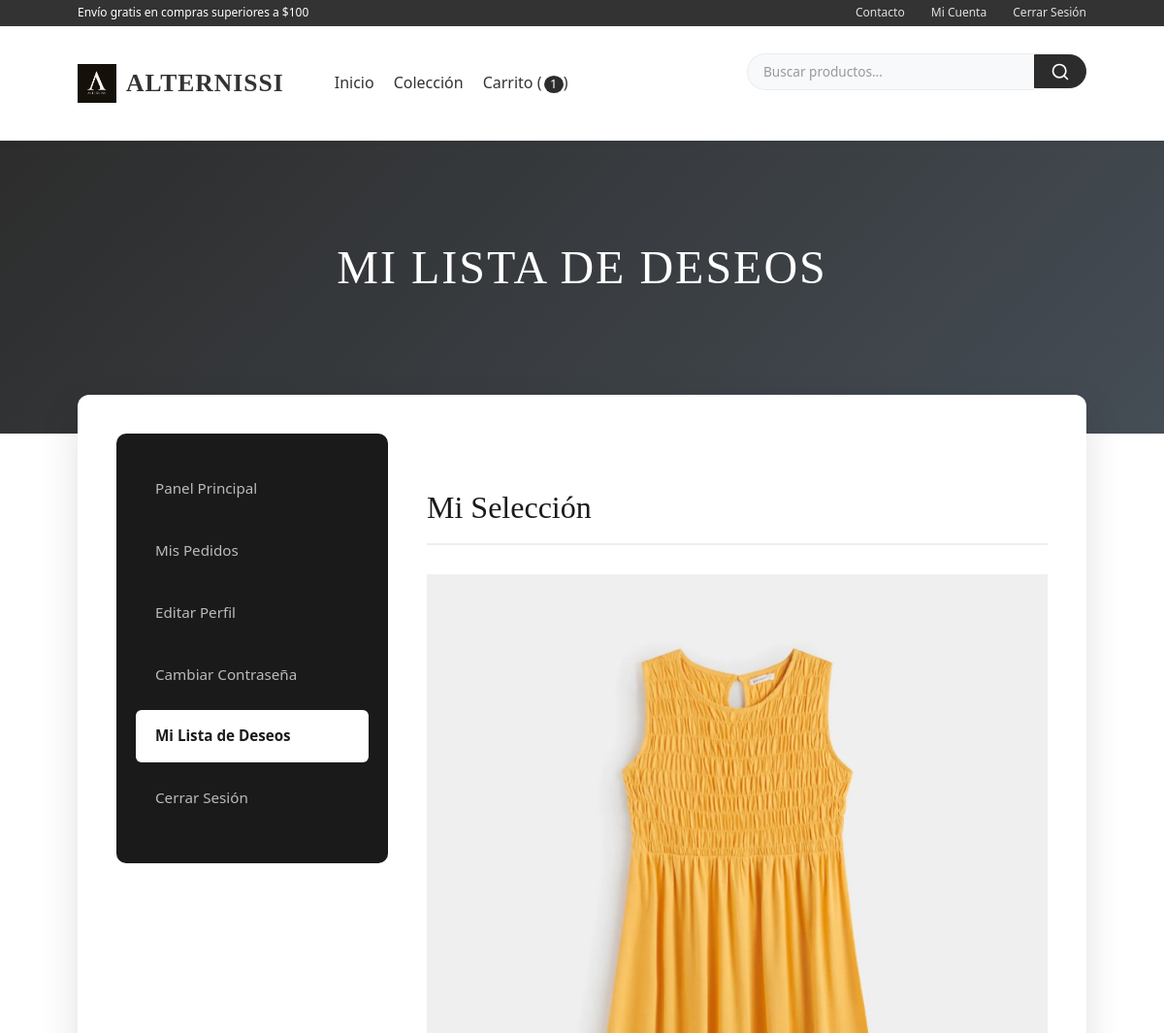
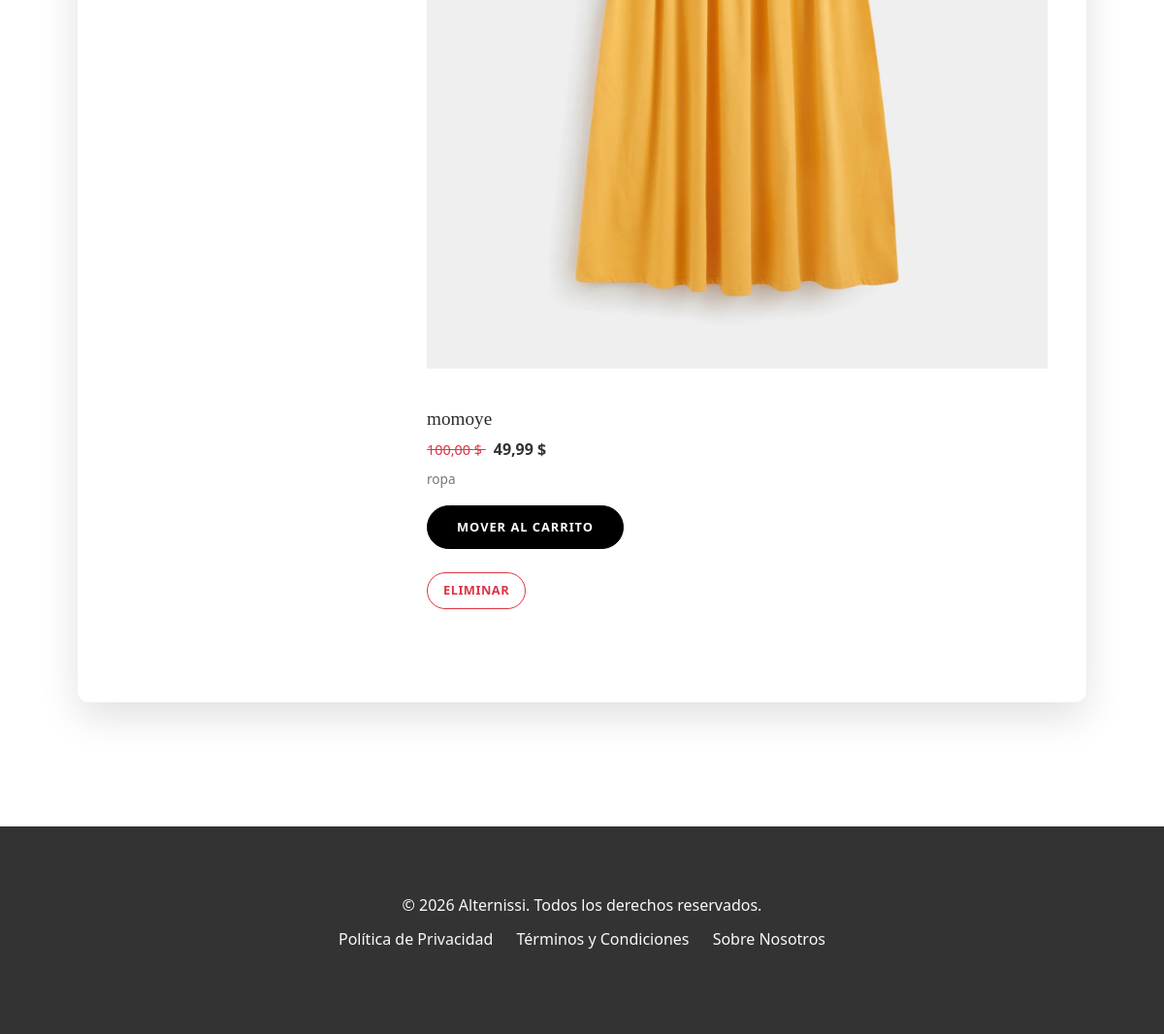
The page /lista-deseos/ (signed in) on the database its author committed (2 pictures, top to bottom).
### post/models.py (models this page shows, shortened)
class ConfiguracionTienda(models.Model):
    nombre_tienda = models.CharField(max_length=100)
    logo = models.ImageField(upload_to='configuracion/', blank=True, null=True)
    logo_alt_text = models.CharField(max_length=125, blank=True)
    moneda = models.CharField(max_length=10, default='USD')
    simbolo_moneda = models.CharField(max_length=1, default='$')
    impuesto = models.DecimalField(max_digits=5, decimal_places=2, default=0)
    costo_envio = models.DecimalField(max_digits=10, decimal_places=2, default=0)
    minimo_compra_envio_gratis = models.DecimalField(
        max_digits=10,
        decimal_places=2,
        null=True,
        blank=True
    )
    telefono_contacto = models.CharField(max_length=20, blank=True)
    email_contacto = models.EmailField(blank=True)
    direccion = models.TextField(blank=True)
    horario_atencion = models.CharField(max_length=100, blank=True)
    redes_sociales = models.JSONField(default=dict, blank=True)
    politica_privacidad = models.TextField(blank=True)
    terminos_condiciones = models.TextField(blank=True)
    sobre_nosotros = models.TextField(blank=True)
    activo = models.BooleanField(default=True)
    modo_mantenimiento = models.BooleanField(
        default=False,
        help_text="Cuando está activo, solo los superusuarios pueden acceder al sitio."
    )
    mensaje_mantenimiento = models.TextField(blank=True)
    porcentaje_recompensa_pedido = models.DecimalField(
        max_digits=5,
        decimal_places=2,
        default=0,
        help_text="Porcentaje del subtotal del pedido para el cupón de recompensa."
    )
    min_valor_recompensa_pedido = models.DecimalField(
        max_digits=12,
        decimal_places=2,
        default=1.00,
        help_text="Valor mínimo del cupón de recompensa."
    )
    max_valor_recompensa_pedido = models.DecimalField(
        max_digits=12,
        decimal_places=2,
        default=20.00,
        help_text="Valor máximo del cupón de recompensa."
    )
    valor_fijo_recompensa_pedido = models.DecimalField(
        max_digits=12,
        decimal_places=2,
        default=0,
        help_text="Si es mayor que 0, se usará este valor fijo en lugar del porcentaje."
    )
    dias_validez_cupon_recompensa = models.PositiveIntegerField(
        default=30,
        help_text="Días de validez del cupón de recompensa desde su generación."
    )
    class Meta:
        verbose_name = 'configuración de tienda'
        verbose_name_plural = 'configuraciones de tienda'
        constraints = [
            models.CheckConstraint(
                check=Q(impuesto__gte=0),
                name='impuesto_positivo'
            ),
            models.CheckConstraint(
                check=Q(costo_envio__gte=0),
                name='costo_envio_positivo'
            ),
        ]
    @classmethod
    def obtener_configuracion(cls):
        return cls.objects.filter(activo=True).first()

class TimeStampedModel(models.Model):
    creado = models.DateTimeField(auto_now_add=True, db_index=True)
    actualizado = models.DateTimeField(auto_now=True)
    class Meta:
        abstract = True

class Producto(TimeStampedModel):
    class Talla(models.TextChoices):
        XS = 'XS', 'Extra Small'
        S = 'S', 'Small'
        M = 'M', 'Medium'
        L = 'L', 'Large'
        XL = 'XL', 'Extra Large'
        XXL = 'XXL', 'Extra Extra Large'
        U = 'U', 'Única'
    class Genero(models.TextChoices):
        HOMBRE = 'H', 'Hombre'
        MUJER = 'M', 'Mujer'
        UNISEX = 'U', 'Unisex'
        NINO = 'N', 'Niño'
    nombre = models.CharField(max_length=200)
    slug = models.SlugField(max_length=200, unique=True, allow_unicode=True)
    sku = models.CharField(max_length=50, unique=True, editable=False, default=generar_sku)
    descripcion = models.TextField()
    caracteristicas = models.JSONField(default=dict, blank=True)  # Django 5.0+ feature
    precio = models.DecimalField(max_digits=12, decimal_places=2)
    precio_descuento = models.DecimalField(
        max_digits=12,
        decimal_places=2,
        blank=True,
        null=True,
        help_text="Si se especifica, será el precio mostrado como oferta."
    )
    categoria = models.ForeignKey(
        Categoria,
        related_name='productos',
        on_delete=models.PROTECT
    )
    marca = models.ForeignKey(
        Marca,
        related_name='productos',
        on_delete=models.SET_NULL,
        null=True,
        blank=True
    )
    talla = models.CharField(
        max_length=4,
        choices=Talla.choices,
        default=Talla.U
    )
    genero = models.CharField(
        max_length=1,
        choices=Genero.choices,
        default=Genero.UNISEX
    )
    color = models.CharField(max_length=50)
    material = models.CharField(max_length=100)
    stock = models.PositiveIntegerField()
    disponible = models.BooleanField(default=True)
    destacado = models.BooleanField(default=False)
    nuevo = models.BooleanField(default=False)
    etiquetas = models.ManyToManyField('EtiquetaProducto', blank=True)
    class Meta:
        ordering = ['-creado']
        indexes = [
            models.Index(fields=['nombre']),
            models.Index(fields=['precio']),
            models.Index(fields=['disponible']),
            models.Index(fields=['destacado']),
            models.Index(fields=['nuevo']),
            models.Index(fields=['categoria', 'disponible']),
        ]
        constraints = [
            models.CheckConstraint(
                check=Q(precio__gte=0),
                name='precio_positivo'
            ),
            models.CheckConstraint(
                check=Q(precio_descuento__isnull=True) | Q(precio_descuento__lt=F('precio')),
                name='descuento_valido'
            ),
        ]
    def get_absolute_url(self):
        return reverse('tienda:detalle_producto', args=[self.id, self.slug])
    @property
    def tiene_descuento(self):
        return self.precio_descuento is not None and self.precio_descuento < self.precio
    @property
    def precio_actual(self):
        return self.precio_descuento if self.tiene_descuento else self.precio

class ImagenProducto(TimeStampedModel):
    producto = models.ForeignKey(
        Producto,
        related_name='imagenes',
        on_delete=models.CASCADE
    )
    imagen = models.ImageField(
        upload_to='productos/',
        help_text="Imagen del producto (recomendado 800x800px)"
    )
    orden = models.PositiveIntegerField(default=0)
    principal = models.BooleanField(default=False)
    alt_text = models.CharField(
        max_length=125,
        blank=True,
        help_text="Texto alternativo para accesibilidad (SEO)"
    )
    class Meta:
        ordering = ['orden']
        verbose_name = 'imagen de producto'
        verbose_name_plural = 'imágenes de producto'
        constraints = [
            models.UniqueConstraint(
                fields=['producto', 'principal'],
                condition=Q(principal=True),
                name='unica_imagen_principal'
            )
        ]

class Categoria(TimeStampedModel):
    nombre = models.CharField(max_length=100, unique=True)
    slug = models.SlugField(max_length=100, unique=True, allow_unicode=True)
    descripcion = models.TextField(blank=True)
    imagen = models.ImageField(upload_to='categorias/', blank=True, null=True)
    activo = models.BooleanField(default=True)
    orden = models.PositiveIntegerField(default=0)
    class Meta:
        verbose_name = 'categoría'
        verbose_name_plural = 'categorías'
        ordering = ['orden', 'nombre']
        indexes = [
            models.Index(fields=['nombre']),
            models.Index(fields=['activo']),
        ]

### post/views.py (the view, shortened to what this page needs)
# urls.py: path('lista-deseos/', views.VerListaDeseosView.as_view(), name='ver_lista_deseos'),
class VerListaDeseosView(LoginRequiredMixin, DetailView):
    model = ListaDeseos
    template_name = 'post/lista_deseos.html'    # Corregido
    context_object_name = 'lista_deseos'
    def get_object(self):
        cliente, _ = Cliente.objects.get_or_create(
            usuario=self.request.user,
            defaults={
                'email': self.request.user.email,
                'nombre': self.request.user.first_name or self.request.user.username,
                'apellido': self.request.user.last_name or ''
            }
        )
        lista, created = ListaDeseos.objects.get_or_create(cliente=cliente)
        return lista
    def get_context_data(self, **kwargs):
        context = super().get_context_data(**kwargs)
        return context

### post/templates/post/lista_deseos.html (shortened to what this page needs)
{% extends "post/base.html" %}
{% load static %}
{% block header_banner %}
<section class="page-banner">
    <div class="container">
        <h1>Mi Lista de Deseos</h1>
    </div>
</section>
{% endblock %}
{% block content %}
<div class="account-container">
    <div class="account-grid">
        {% include "post/cuenta/_sidebar.html" with active_tab="wishlist" %}
        <main class="account-content">
            <h2>Mi Selección</h2>
            {% if lista_deseos and lista_deseos.productos.all %}
                <div class="wishlist-items-container">
                    {% for producto in lista_deseos.productos.all %}
                        <article class="wishlist-item">
                            <a href="{{ producto.get_absolute_url }}" style="flex-shrink: 0;">
                                {% if producto.imagenes.first %}
                                    <img src="{{ producto.imagenes.first.imagen.url }}" alt="{{ producto.nombre }}">
                                {% else %}
                                    <img src="{% static 'post/images/placeholder.png' %}" alt="N/A">
                                {% endif %}
                            </a>
                            <div class="wishlist-item-info">
                                <h3 style="margin-bottom: 5px; font-size: 1.2rem;">
                                    <a href="{{ producto.get_absolute_url }}">{{ producto.nombre }}</a>
                                </h3>
                                <p class="precio" style="margin-bottom: 5px;">
                                    {% if producto.tiene_descuento %}
                                        <span class="precio-original" style="text-decoration: line-through; color: var(--color-error); margin-right: 8px; font-size: 0.9em;">
                                            {{ producto.precio|floatformat:2 }} {{moneda_simbolo|default:'$'}}
                                        </span>
                                        <span class="precio-descuento" style="font-weight: 700; color: var(--color-dark-gray);">
                                            {{ producto.precio_actual|floatformat:2 }} {{moneda_simbolo|default:'$'}}
                                        </span>
                                    {% else %}
                                        <span style="font-weight: 700; color: var(--color-dark-gray);">
                                            {{ producto.precio_actual|floatformat:2 }} {{moneda_simbolo|default:'$'}}
                                        </span>
                                    {% endif %}
                                </p>
                                <p class="categoria-texto" style="font-size: 0.85em; color: #777;">{{ producto.categoria.nombre }}</p>
                            </div>
                            <div class="wishlist-item-actions">
                                <form action="{% url 'tienda:mover_deseo_a_carrito' producto_id=producto.id %}" method="post">
                                    <button type="submit" class="btn btn-primary btn-sm" style="padding: 0.5rem 1rem; font-size: 0.8rem;">
                                        Mover al Carrito
                                    </button>
                                </form>
                                <form action="{% url 'tienda:eliminar_de_lista_deseos' producto_id=producto.id %}" method="post">
                                    <button type="submit" class="btn btn-outline-danger btn-sm" style="padding: 0.5rem 1rem; font-size: 0.8rem;">
                                        Eliminar
                                    </button>
                                </form>
                            </div>
                        </article>
                    {% endfor %}
                </div>
            {% endif %}
        </main>
    </div>
</div>
{% endblock %}

### post/templates/post/base.html (shortened to what this page needs)
{% load static %}
<!DOCTYPE html>
<html lang="es">
<head>
    <link href="https://cdn.jsdelivr.net/npm/bootstrap@5.3.0/dist/css/bootstrap.min.css" rel="stylesheet">
</head>
<body>
    <div class="main-header-wrapper">
        <div class="top-bar">
            <div class="container">
                <div class="top-bar__left">
                    <span>Envío gratis en compras superiores a $100</span>
                </div>
                <div class="top-bar__right">
                    <a href="{% url 'tienda:contacto' %}">Contacto</a>
                    {% if not user.is_authenticated %}
                        <a href="{% url 'tienda:login' %}">Iniciar Sesión</a>
                        <a href="{% url 'tienda:registro' %}">Registrarse</a>
                    {% else %}
                        <a href="{% url 'tienda:cuenta_dashboard' %}">Mi Cuenta</a>
                        <a href="#" onclick="document.getElementById('logout-form').submit(); return false;">Cerrar Sesión</a>
                    {% endif %}
                </div>
            </div>
        </div>
        <header>
            <div class="container">
            <div class="logo">
                <a href="{% url 'tienda:inicio' %}">
                    {% if tienda_config.logo %}
                        <img src="{{ tienda_config.logo.url }}" alt="{{ tienda_config.logo_alt_text|default:tienda_config.nombre_tienda }}" class="logo-img">
                    {% else %}
                        <img src="{% static 'post/images/logo.png' %}" alt="{{ tienda_config.nombre_tienda }}" class="logo-img">
                    {% endif %}
                    <span class="logo-text">{{ tienda_config.nombre_tienda|default:"Alternissi" }}</span>
                </a>
            </div>
            <nav>
                <ul class="nav-links">
                    <li><a href="{% url 'tienda:inicio' %}" {% if request.resolver_match.url_name == 'inicio' %}class="active"{% endif %}>Inicio</a></li>
                    <li><a href="{% url 'tienda:lista_productos' %}" {% if request.resolver_match.url_name == 'lista_productos' %}class="active"{% endif %}>Colección</a></li>
                    <li><a href="{% url 'tienda:ver_carrito' %}" {% if request.resolver_match.url_name == 'ver_carrito' %}class="active"{% endif %}>Carrito (<span id="cart-count">{{ global_cart_items|default:0 }}</span>)</a></li>
                </ul>
            </nav>
            <form action="{% url 'tienda:buscar' %}" method="get" class="search-bar">
                <input type="search" name="q" placeholder="Buscar productos..." value="{{ request.GET.q }}" class="search-bar__input">
                <button type="submit" class="search-bar__button" aria-label="Buscar">
                    <svg xmlns="http://www.w3.org/2000/svg" width="20" height="20" viewBox="0 0 24 24" fill="none" stroke="currentColor" stroke-width="2" stroke-linecap="round" stroke-linejoin="round" class="search-icon"><circle cx="11" cy="11" r="8"></circle><line x1="21" y1="21" x2="16.65" y2="16.65"></line></svg>
                </button>
            </form>
        </div>
        </header>
    </div>
    {% block header_banner %}{% endblock %}
    <main class="container fade-in">
        {% block content_container %}
        <div class="content-wrapper">
            {% block content %}
            {% endblock %}
        </div>
        {% endblock content_container %}
    </main>
    <footer>
        <div class="container">
            <p>&copy; {% now "Y" %} {{ tienda_config.nombre_tienda|default:"Alternissi" }}. Todos los derechos reservados.</p>
            <ul>
                <li><a href="{% url 'tienda:politica_privacidad' %}">Política de Privacidad</a></li>
                <li><a href="{% url 'tienda:terminos_condiciones' %}">Términos y Condiciones</a></li>
                <li><a href="{% url 'tienda:sobre_nosotros' %}">Sobre Nosotros</a></li>
            </ul>
        </div>
    </footer>
</body>
</html>

### rows shown on the page
ConfiguracionTienda: nombre_tienda "ALTERNISSI", nombre_tienda "Alternissi"
Producto: imagenes.first.imagen (picture), nombre "momoye", precio "100,00", moneda_simbolo "$", precio_actual "49,99", categoria.nombre "ropa"

### other values the page prints
{{ global_cart_items|default:0 }} "1"
